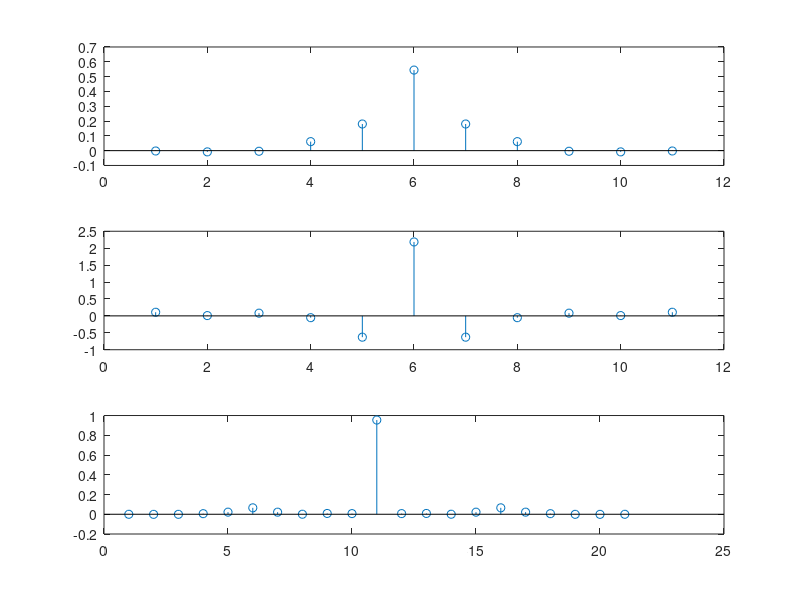
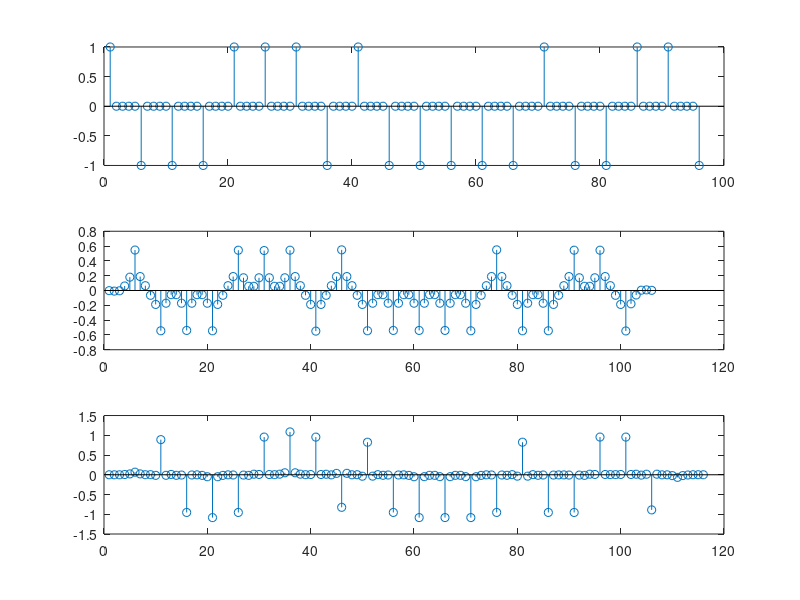
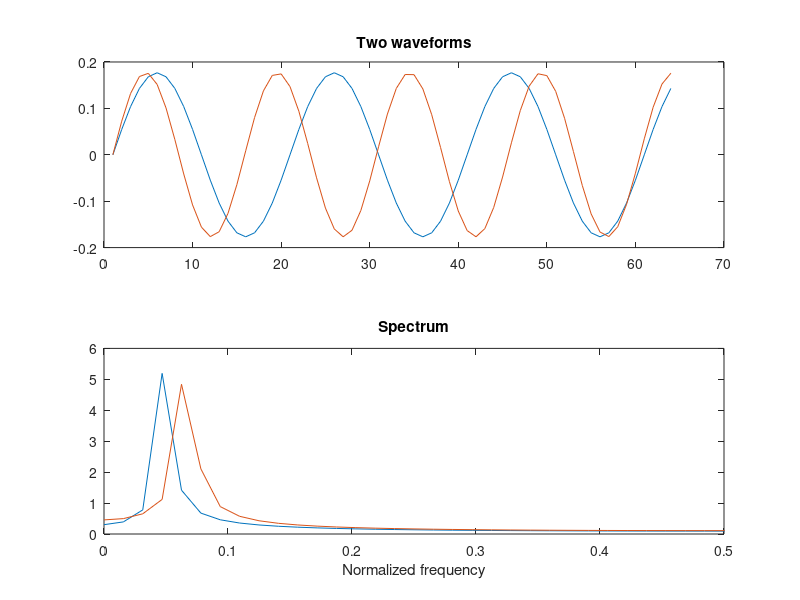
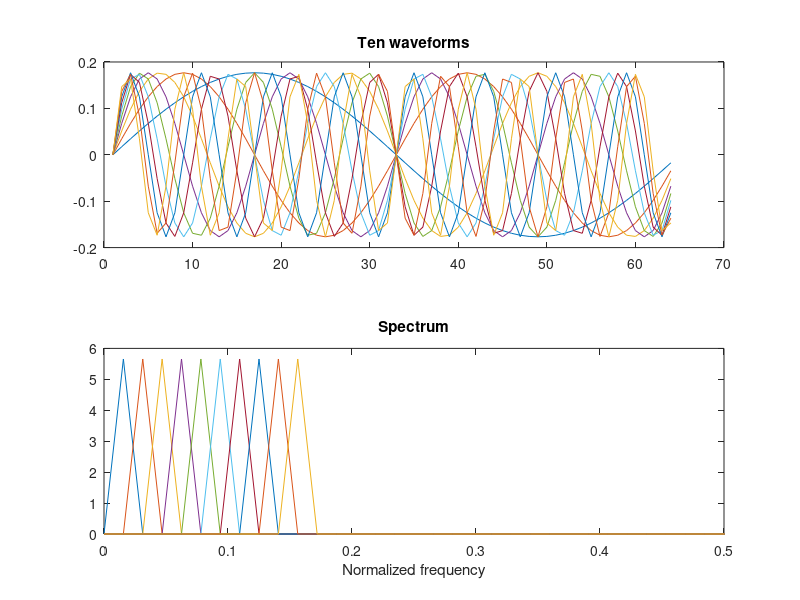

These charts were generated, in order, by the following MATLAB code:
clear;
clc;
load senddata1
load kanalfilter1
load ikanalfilter1
%%
figure
subplot(311)
stem(kanalfilter1)
subplot(312)
stem(ikanalfilter1)
subplot(313)
stem(conv(kanalfilter1,ikanalfilter1))
%%
figure
subplot(311)
stem(senddata1)
mottagen=conv(senddata1,kanalfilter1);
subplot(312)
stem(mottagen)
subplot(313)
avkodad=conv(mottagen,ikanalfilter1);
stem(avkodad)
%%
clear;
clc;
load kanal1
load data2
%%
N=64;
n=0:N-1;
f=[3.2;4.3];
s=sqrt(2/N)*sin(2*pi*(f/N)*n)';
%%
figure
subplot(211)
plot(s)
title('Two waveforms')
subplot(212)
plot((0:N-1)/N,abs(fft(s,N)));
title('Spectrum')
xlabel('Normalized frequency')
axis([0 0.5 0 6])
%%
skalprod=s(:,1)'*s(:,2)
%%
f=[1;2;3;4;5;6;7;8;9;10];
s=sqrt(2/N)*sin(2*pi*(f/N)*n)';
%%
figure
subplot(211)
plot(s)
title('Ten waveforms')
subplot(212)
plot((0:N-1)/N,abs(fft(s,N)));
title('Spectrum')
xlabel('Normalized frequency')
axis([0 0.5 0 6])
%%
data1 = [5 4 3 2 1 1 2 3 4 5];
x=data1*s';
%%
figure
plot((0:N-1)/N,abs(fft(x,N)));
title('Spectrum')
xlabel('Normalized frequency')
axis([0 0.5 0 40])
%%
x=[x x];
%%
mottaget=conv(x,kanal1);
mottaget=mottaget(N+1:2*N);
%%
avkodaddata=mottaget*s;
%%
kanalskattning = avkodaddata./data1;
%%
figure
plot(kanalskattning)
xlabel('Waveform #')
axis([1 10 0 2])
%%
x=data2*s';
x=[x x];
mottaget=conv(x,kanal1);
mottaget=mottaget(N+1:2*N);
avkodaddata=mottaget*s;
%%
skattaddata2=avkodaddata./kanalskattning
data2